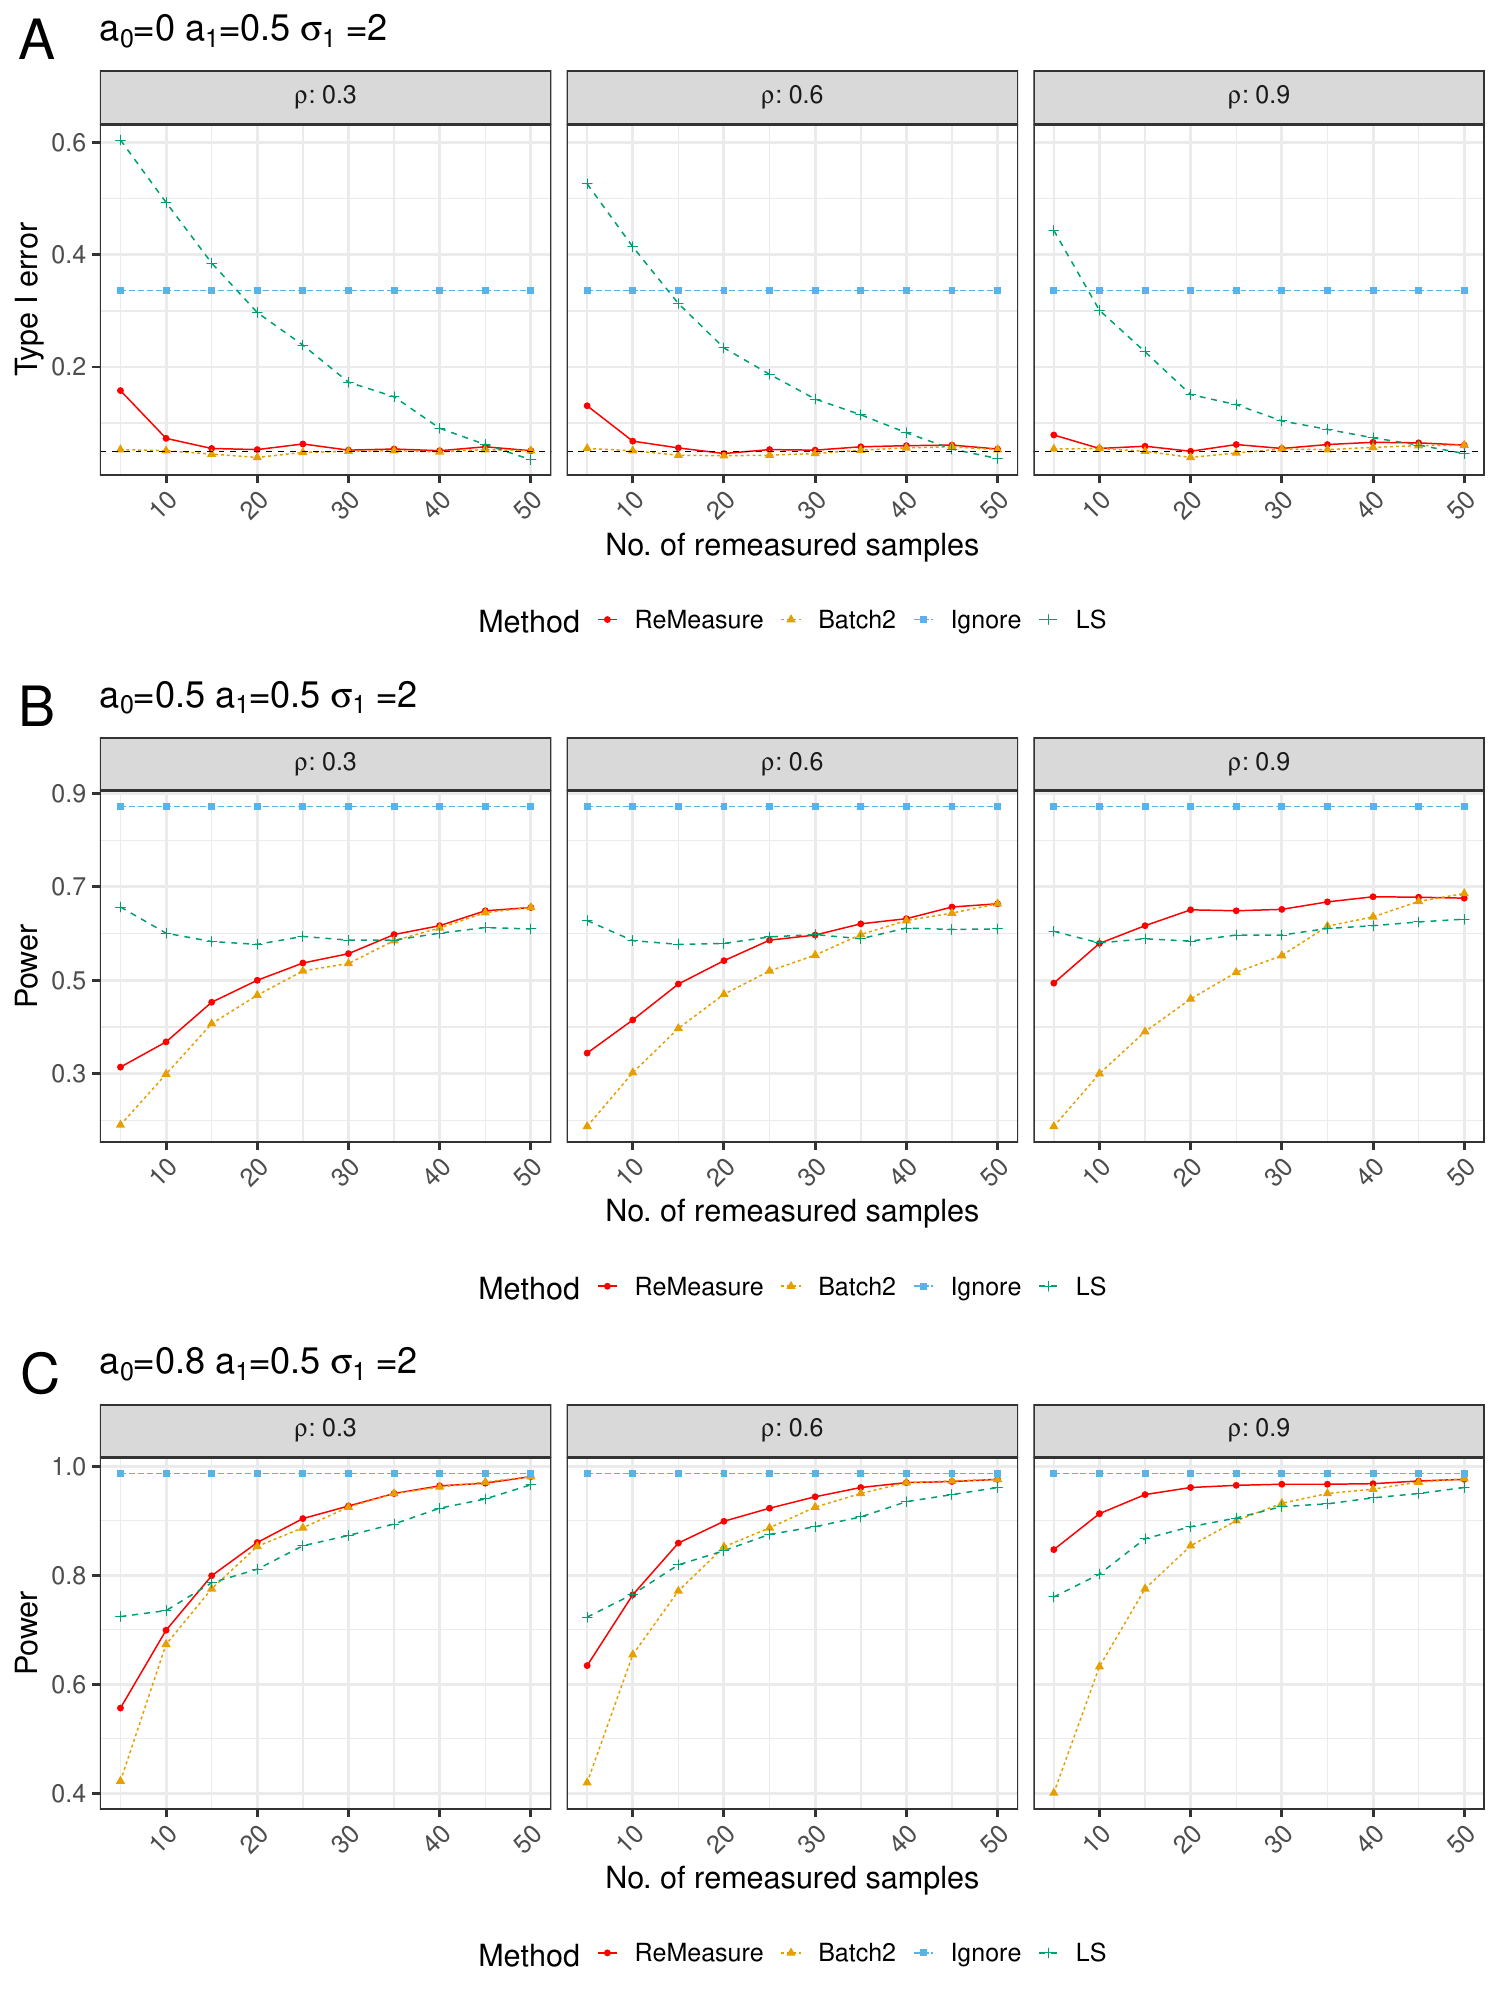

Here is the R script that generated this plot:
rm(list = ls())
require(reshape)
require(ggplot2)
require(cowplot)
require(latex2exp)
a0s <- c(0, 0.5, 0.8)
a1s = c(0.5)
r1s <- c(2)
r2s <- c(0.3, 0.6, 0.9)
n = 100
n1s <- seq(5, 50, len = 10)
methods = c("ReMeasure", "Batch2", "Ignore", "LS")
allMethods = c("ReMeasure", "Batch2", "Ignore", "LS")
niter = 1000

res.Sim1.a = array(NA, c(length(a0s), length(a1s), length(r1s), length(r2s), length(n1s), length(methods), niter), 
                    dimnames = list(TrueEffect = paste(a0s), LocationEffect = paste(a1s), ScaleEffect = paste(r1s), SNR = paste(r2s), 
                                    RemeasureNo = paste(n1s), Method = allMethods, Iter = paste(1: niter)) )
                              
  for (m in 1:length(methods) ) {
    method = methods[m]
    for (i in 1:length(a0s) ) {
      a0 = a0s[i]
      for (j in 1:length(a1s)) {
        a1 = a1s[j]
        for (k in 1:length(r1s)) {
          r1 = r1s[k]
          for (s in 1:length(r2s)) {
            r2 = r2s[s]
            for (c in 1:length(n1s)) {
              n1 = n1s[c]
              fileList = paste0("./S1Data_Revise/S1-method-", method, "-repID-", 
                                2, "-nc1-", n/2, "-nt2-", n/2, "-nc2-", n1, "-r1-", r1, 
                                "-r2-", r2, "-a0-", a0, "-a1-", a1, ".RData")
              load(fileList)
              for (iter in 1:niter) {
                
                if (method == "ReMeasure" | method == "Batch2" | method == "Ignore" | method == "Gen") {
                  pv <- 2 * stats::pnorm(-abs(Final$a0[[iter]] / sqrt(Final$a0Var[[iter]]) ) )   
                } else if (method == "LS") {
                  pv <- Final$p.value[[iter]]
                  }else {
                 pv <- mean(abs(Final$ztestb[[iter]]) > abs(Final$ztest[[iter]]) )
                }
                res.Sim1.a[as.character(a0), as.character(a1), as.character(r1), as.character(r2),
                           as.character(n1), m, as.character(iter)] = pv
              }
            }
          }
        }
      }
    }
  }

create.data <- function (res.a) {
  # Calculate the standard error
  res.df <- reshape::melt(res.a)
  colnames(res.df)[ncol(res.df)] <- 'Value'
  # Error counts
  error.info <- aggregate(Value ~ TrueEffect + LocationEffect + ScaleEffect + SNR + RemeasureNo + Method,
                          res.df, function(x) mean(is.na(x)), na.action = function (x) x)
  
  m  <- aggregate(Value ~ TrueEffect + LocationEffect + ScaleEffect+ SNR + RemeasureNo + Method,
                  res.df, function(x) mean(x <= alpha))
  se  <- aggregate(Value ~ TrueEffect + LocationEffect + ScaleEffect + SNR +  RemeasureNo + Method,
                   res.df, function(x) {
                     p <- mean(x <= alpha)
                     sqrt(p * (1 - p) / length(x))
                   })
  
  
  
  res.df2 <- cbind(m, ymax=m[, ncol(m)] + 1.96 * se[, ncol(m)], ymin=m[, ncol(m)] - 1.96 * se[, ncol(m)],  
                   SE=se[, ncol(se)], ErrRate=error.info[, ncol(m)])
  res.df2$TrueEffect <- factor(res.df2$TrueEffect, levels = paste(a0s))
  res.df2$LocationEffect<- factor(res.df2$LocationEffect, levels = paste(a1s))
  levels(res.df2$LocationEffect) <- TeX(paste('$a_{1}$:', levels(res.df2$LocationEffect)) )
  res.df2$ScaleEffect <- factor(res.df2$ScaleEffect, levels = paste(r1s))
  levels(res.df2$ScaleEffect) <- TeX(paste('$\\sigma_{1}$:', levels(res.df2$ScaleEffect)))
  res.df2$SNR <- factor(res.df2$SNR, levels = paste(r2s))
  res.df2$RemeasureNo <- factor(res.df2$RemeasureNo, levels = paste(n1s))
  
  return(list(error = error.info, res.df = res.df2))
}

##############
res.Sim1.a
alpha <- 0.05
result <- create.data(res.Sim1.a)
res.df <- result$res.df
write.csv(result$error, file = 'Sim1.error.csv')
res.df$Method = factor(res.df$Method, levels = c("ReMeasure", "Batch2", "Ignore", "LS"))
obj.list <- list()
i <- 1
levels(res.df$SNR) = TeX(paste('$\\rho$:', levels(result$res.df$SNR)))

for (a0 in paste(a0s)) {
    res3 <- subset(res.df, TrueEffect %in% a0, drop=TRUE)	
    res3$RemeasureNo <- as.numeric(as.character(res3$RemeasureNo))
    
    dodge <- position_dodge(width=0.9)
    
    obj <- ggplot(res3, aes(x=RemeasureNo, y=Value,  group=Method, 
                            col = Method, shape = Method, linetype = Method)) +
      geom_line() +
      geom_point(size = 2) +scale_fill_discrete( labels = allMethods ) + 
      scale_color_manual(values = c("red", "#E69F00", "#56B4E9", "#009E73"))
    
    if (a0 == '0') {
      obj <- obj + geom_hline(aes(yintercept=0.05), linetype=2) + 
        ylab('Type I error') +
        facet_grid( ~ SNR, labeller=label_parsed)
    } else {
      obj <- obj + 
        ylab('Power') +
        facet_grid(~ SNR, scales='free', labeller=label_parsed)
    }
    
    obj <- obj +
      xlab("No. of remeasured samples") + 
      ggtitle(TeX( paste0('$a_0$=', a0, ' $a_1$=', a1, ' $\\sigma_{1}$ =', r1) ) ) +
      theme_bw(base_size = 22) +
      theme(legend.position="bottom") +
      theme(axis.text.x = element_text(angle = 45, hjust=1)) 
    
    obj.list[[i]] <- obj
    i <- i + 1
    print(obj) 
}


GraphName = "./manuscript/figure/Fig3.pdf"
pdf(GraphName, width = 15, height = 20)
obj <- plot_grid( obj.list[[1]], obj.list[[2]], obj.list[[3]],
                  labels = "AUTO", ncol = 1, align = 'h', label_size=40, label_fontface = "plain")
print(obj)
dev.off()

